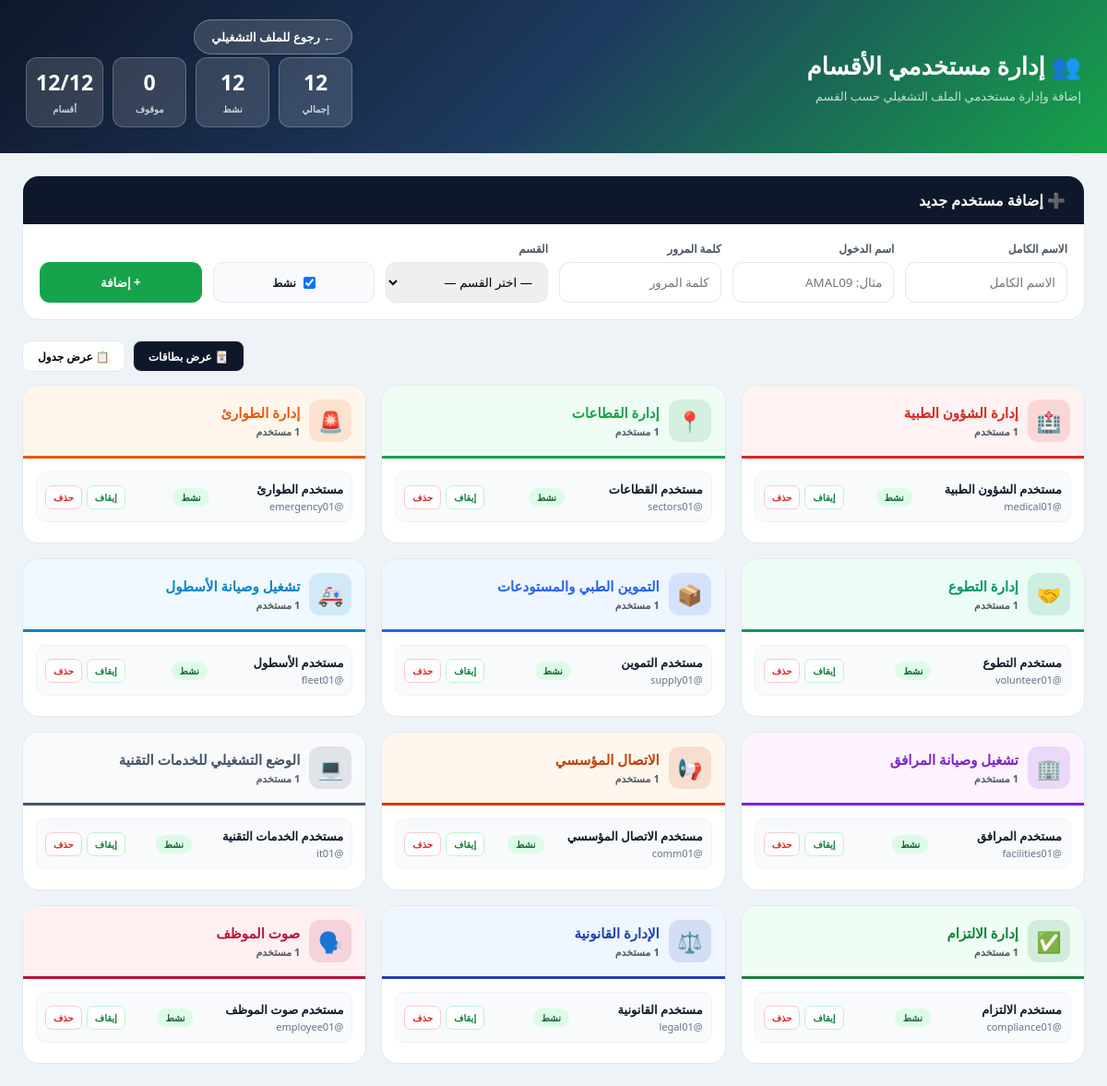
The page /operational_users.php (signed in) on the database its author committed.
### tables this page shows
CREATE TABLE IF NOT EXISTS `operational_users` (
  `id` INT UNSIGNED AUTO_INCREMENT PRIMARY KEY,
  `full_name` VARCHAR(100) NOT NULL,
  `username` VARCHAR(60) NOT NULL UNIQUE,
  `password` VARCHAR(255) NOT NULL,
  `department` VARCHAR(120) NOT NULL,
  `is_active` TINYINT(1) NOT NULL DEFAULT 1,
  `last_login` DATETIME NULL,
  `created_at` DATETIME NOT NULL DEFAULT CURRENT_TIMESTAMP
);

### db.php (called while the page is built, shortened)
<?php
function pdo(): PDO {
    static $pdo = null;
    if ($pdo instanceof PDO) {
        return $pdo;
    }
    $port = null;
    if (getenv('MYSQLHOST') || getenv('MYSQL_HOST')) {
        $host = getenv('MYSQLHOST') ?: getenv('MYSQL_HOST');
        $db   = getenv('MYSQLDATABASE') ?: (getenv('MYSQL_DATABASE') ?: 'railway');
        $user = getenv('MYSQLUSER') ?: (getenv('MYSQL_USER') ?: 'root');
        $pass = getenv('MYSQLPASSWORD') ?: (getenv('MYSQL_PASSWORD') ?: '');
        $port = getenv('MYSQLPORT') ?: (getenv('MYSQL_PORT') ?: '3306');
    } elseif (in_array($_SERVER['SERVER_NAME'] ?? 'localhost', ['localhost', '127.0.0.1'], true)) {
        $host = 'localhost';
        $db   = 'operational_management';
        $user = 'root';
        $pass = '';
    } else {
        $host = 'sql311.infinityfree.com';
        $db   = 'if0_42324606_epiz_12345_operational';
        $user = 'if0_42324606';
        $pass = '';
    }
    $charset = 'utf8mb4';
    $dsn = "mysql:host=$host" . ($port ? ";port=$port" : "") . ";dbname=$db;charset=$charset";
    $options = [
        PDO::ATTR_ERRMODE => PDO::ERRMODE_EXCEPTION,
        PDO::ATTR_DEFAULT_FETCH_MODE => PDO::FETCH_ASSOC,
        PDO::ATTR_EMULATE_PREPARES => false,
    ];
    $pdo = new PDO($dsn, $user, $pass, $options);
    return $pdo;
}

### operational_users.php (the view, shortened to what this page needs)
<?php
require_once 'db.php';
function h($v){
    return htmlspecialchars((string)$v, ENT_QUOTES, 'UTF-8');
}
$departments = [
    ['name'=>'إدارة الشؤون الطبية','icon'=>'🏥','color'=>'#dc2626','bg'=>'#fef2f2'],
    ['name'=>'إدارة القطاعات','icon'=>'📍','color'=>'#16a34a','bg'=>'#f0fdf4'],
    ['name'=>'إدارة الطوارئ','icon'=>'🚨','color'=>'#ea580c','bg'=>'#fff7ed'],
    ['name'=>'إدارة التطوع','icon'=>'🤝','color'=>'#059669','bg'=>'#ecfdf5'],
    ['name'=>'التموين الطبي والمستودعات','icon'=>'📦','color'=>'#2563eb','bg'=>'#eff6ff'],
    ['name'=>'تشغيل وصيانة الأسطول','icon'=>'🚑','color'=>'#0284c7','bg'=>'#f0f9ff'],
    ['name'=>'تشغيل وصيانة المرافق','icon'=>'🏢','color'=>'#7e22ce','bg'=>'#fdf4ff'],
    ['name'=>'الاتصال المؤسسي','icon'=>'📢','color'=>'#c2410c','bg'=>'#fff7ed'],
    ['name'=>'الوضع التشغيلي للخدمات التقنية','icon'=>'💻','color'=>'#475569','bg'=>'#f8fafc'],
    ['name'=>'إدارة الالتزام','icon'=>'✅','color'=>'#15803d','bg'=>'#f0fdf4'],
    ['name'=>'الإدارة القانونية','icon'=>'⚖️','color'=>'#1e40af','bg'=>'#eff6ff'],
    ['name'=>'صوت الموظف','icon'=>'🗣️','color'=>'#be123c','bg'=>'#fff1f2'],
];
$users = [];
try {
    $users = pdo()->query("
        SELECT *
        FROM operational_users
        ORDER BY department ASC, id DESC
    ")->fetchAll(PDO::FETCH_ASSOC);
} catch(Throwable $e) {}
$total = count($users);
$active = count(array_filter($users, fn($u)=>(int)$u['is_active'] === 1));
$inactive = $total - $active;
$covered = count(array_unique(array_column($users, 'department')));
?>
<!DOCTYPE html>
<html lang="ar" dir="rtl">
<head>
</head>
<body>
<header class="header">
    <div class="header-inner">
        <div>
            <div class="title">👥 إدارة مستخدمي الأقسام</div>
            <div class="subtitle">إضافة وإدارة مستخدمي الملف التشغيلي حسب القسم</div>
        </div>
        <div>
            <a class="back" href="admin_operational_reports.php">← رجوع للملف التشغيلي</a>
            <div class="stats">
                <div class="stat"><b><?= $total ?></b><span>إجمالي</span></div>
                <div class="stat"><b><?= $active ?></b><span>نشط</span></div>
                <div class="stat"><b><?= $inactive ?></b><span>موقوف</span></div>
                <div class="stat"><b><?= $covered ?>/12</b><span>أقسام</span></div>
            </div>
        </div>
    </div>
</header>
<main class="wrap">
    <div class="card">
        <div class="card-head">➕ إضافة مستخدم جديد</div>
        <div class="card-body">
            <form method="post">
                <div class="form-grid">
                    <div class="field">
                        <label>الاسم الكامل</label>
                        <input name="full_name" placeholder="الاسم الكامل" required>
                    </div>
                    <div class="field">
                        <label>اسم الدخول</label>
                        <input name="username" placeholder="مثال: AMAL09" required>
                    </div>
                    <div class="field">
                        <label>كلمة المرور</label>
                        <input type="password" name="password" placeholder="كلمة المرور" required>
                    </div>
                    <div class="field">
                        <label>القسم</label>
                        <select name="department" required>
                            <option value="">— اختر القسم —</option>
                        </select>
                    </div>
                    <label class="check">
                        <input type="checkbox" name="is_active" checked>
                        نشط
                    </label>
                    <button class="btn-add" type="submit">+ إضافة</button>
                </div>
            </form>
        </div>
    </div>
    <div class="view-toggle">
        <button class="vbtn active" id="btnCards" onclick="switchView('cards')">🃏 عرض بطاقات</button>
        <button class="vbtn" id="btnTable" onclick="switchView('table')">📋 عرض جدول</button>
    </div>
    <section id="cardsView">
        <div class="dept-grid">
            <?php foreach($departments as $dept): ?>
                <?php
                $deptUsers = array_values(array_filter($users, function($u) use ($dept){
                    return ($u['department'] ?? '') === $dept['name'];
                }));
                ?>
                <div class="dept-card">
                    <div class="dept-head" style="background:<?= h($dept['bg']) ?>;border-bottom:3px solid <?= h($dept['color']) ?>">
                        <div class="dept-icon" style="background:<?= h($dept['color']) ?>22">
                            <?= $dept['icon'] ?>
                        </div>
                        <div>
                            <div class="dept-name" style="color:<?= h($dept['color']) ?>">
                                <?= h($dept['name']) ?>
                            </div>
                            <div class="dept-count"><?= count($deptUsers) ?> مستخدم</div>
                        </div>
                    </div>
                    <div class="dept-body">
                        <?php if(empty($deptUsers)): ?>
                            <div class="empty">⚠️ لا يوجد مستخدم لهذا القسم</div>
                        <?php else: ?>
                            <?php foreach($deptUsers as $u): ?>
                                <div class="user-row">
                                    <div>
                                        <div class="user-name"><?= h($u['full_name']) ?></div>
                                        <div class="user-login">@<?= h($u['username']) ?></div>
                                    </div>
                                    <span class="badge <?= (int)$u['is_active'] === 1 ? 'on' : 'off' ?>">
                                        <?= (int)$u['is_active'] === 1 ? 'نشط' : 'موقوف' ?>
                                    </span>
                                    <div class="actions">
                                        <a class="btn-xs toggle"
                                           href="?toggle=<?= (int)$u['id'] ?>"
                                           onclick="return confirm('تغيير حالة المستخدم؟')">
                                            <?= (int)$u['is_active'] === 1 ? 'إيقاف' : 'تفعيل' ?>
                                        </a>
                                        <a class="btn-xs danger"
                                           href="?delete=<?= (int)$u['id'] ?>"
                                           onclick="return confirm('حذف المستخدم؟')">
                                            حذف
                                        </a>
                                    </div>
                                </div>
                            <?php endforeach; ?>
                        <?php endif; ?>
                    </div>
                </div>
            <?php endforeach; ?>
        </div>
    </section>
</main>
</body>
</html>

### operational_users.php (style rules this page uses)
* { box-sizing:border-box;margin:0;padding:0 }
body { font-family:'Segoe UI',Tahoma,Arial,sans-serif; background:#eef3f8; color:#111827; direction:rtl; }
.header { background:linear-gradient(135deg,#0f172a,#1e3a5f,#16a34a); padding:28px; color:white; }
.header-inner { max-width:1300px; margin:auto; display:flex; justify-content:space-between; align-items:center; gap:16px; flex-wrap:wrap; }
.title { font-size:26px; font-weight:900; }
.subtitle { margin-top:6px; color:rgba(255,255,255,.75); font-size:13px; }
.back { color:white; text-decoration:none; background:rgba(255,255,255,.15); border:1px solid rgba(255,255,255,.3); padding:9px 18px; border-radius:999px; font-weight:800; font-size:13px; }
.stats { display:flex; gap:10px; flex-wrap:wrap; margin-top:12px; }
.stat { background:rgba(255,255,255,.14); border:1px solid rgba(255,255,255,.22); border-radius:12px; min-width:80px; padding:10px; text-align:center; }
.stat b { display:block; font-size:23px; }
.stat span { font-size:10px; color:rgba(255,255,255,.75); font-weight:800; }
.wrap { max-width:1300px; margin:auto; padding:24px; }
.card { background:white; border:1px solid #e5e7eb; border-radius:18px; overflow:hidden; margin-bottom:22px; }
.card-head { background:#0f172a; color:white; padding:15px 20px; font-weight:900; }
.card-body { padding:18px; }
.form-grid { display:grid; grid-template-columns:repeat(6,1fr); gap:12px; align-items:end; }
.field label { display:block; font-size:12px; font-weight:900; color:#4b5563; margin-bottom:6px; }
.field input, .field select { width:100%; height:44px; border:1px solid #e5e7eb; border-radius:11px; padding:0 12px; font-family:inherit; outline:none; }
.check { height:44px; border:1px solid #e5e7eb; background:#f8fafc; border-radius:11px; display:flex; align-items:center; justify-content:center; gap:8px; font-size:12px; font-weight:800; }
.btn-add { height:44px; border:none; border-radius:11px; background:#16a34a; color:white; font-family:inherit; font-weight:900; cursor:pointer; }
.view-toggle { display:flex; justify-content:flex-end; gap:8px; margin-bottom:14px; }
.vbtn { height:34px; padding:0 16px; border-radius:9px; border:1px solid #e5e7eb; background:white; font-family:inherit; font-size:12px; font-weight:900; cursor:pointer; }
.vbtn.active { background:#0f172a; color:white; }
.dept-grid { display:grid; grid-template-columns:repeat(auto-fill,minmax(285px,1fr)); gap:16px; }
.dept-card { background:white; border:1px solid #e5e7eb; border-radius:18px; overflow:hidden; }
.dept-head { padding:15px; display:flex; align-items:center; gap:10px; }
.dept-icon { width:46px; height:46px; border-radius:12px; display:flex; align-items:center; justify-content:center; font-size:22px; }
.dept-name { font-size:15px; font-weight:900; }
.dept-count { font-size:11px; margin-top:3px; opacity:.7; font-weight:800; }
.dept-body { padding:14px; }
.user-row { display:flex; align-items:center; justify-content:space-between; gap:8px; background:#f8fafc; border:1px solid #eef2f7; border-radius:10px; padding:9px; margin-bottom:8px; }
.user-name { font-weight:900; font-size:13px; }
.user-login { color:#64748b; font-size:11px; margin-top:2px; }
.badge { border-radius:999px; padding:3px 9px; font-size:10px; font-weight:900; }
.badge.on { background:#dcfce7; color:#166534; }
.actions { display:flex; gap:5px; }
.btn-xs { height:26px; padding:0 8px; border-radius:7px; border:1px solid #e5e7eb; background:white; text-decoration:none; color:#111827; font-size:10px; font-weight:900; display:inline-flex; align-items:center; }
.btn-xs.danger { color:#dc2626; border-color:#fecaca; }
.btn-xs.toggle { color:#15803d; border-color:#bbf7d0; }

### rows shown on the page
operational_users: full_name "مستخدم الشؤون الطبية", username "medical01", is_active "نشط"
operational_users: full_name "مستخدم القطاعات", username "sectors01", is_active "نشط"
operational_users: full_name "مستخدم الطوارئ", username "emergency01", is_active "نشط"
operational_users: full_name "مستخدم التطوع", username "volunteer01", is_active "نشط"
operational_users: full_name "مستخدم التموين", username "supply01", is_active "نشط"
operational_users: full_name "مستخدم الأسطول", username "fleet01", is_active "نشط"
operational_users: full_name "مستخدم المرافق", username "facilities01", is_active "نشط"
operational_users: full_name "مستخدم الاتصال المؤسسي", username "comm01", is_active "نشط"
operational_users: full_name "مستخدم الخدمات التقنية", username "it01", is_active "نشط"
operational_users: full_name "مستخدم الالتزام", username "compliance01", is_active "نشط"
operational_users: full_name "مستخدم القانونية", username "legal01", is_active "نشط"
operational_users: department "صوت الموظف", full_name "مستخدم صوت الموظف", username "employee01", is_active "نشط"

### other values the page prints
$total "12"
$active "12"
$inactive "0"
$covered "12"
$dept['icon'] "🏥"
$dept['name'] "إدارة الشؤون الطبية"
count($deptUsers) "1"
$dept['icon'] "📍"
$dept['name'] "إدارة القطاعات"
$dept['icon'] "🚨"
$dept['name'] "إدارة الطوارئ"
$dept['icon'] "🤝"
$dept['name'] "إدارة التطوع"
$dept['icon'] "📦"
$dept['name'] "التموين الطبي والمستودعات"
